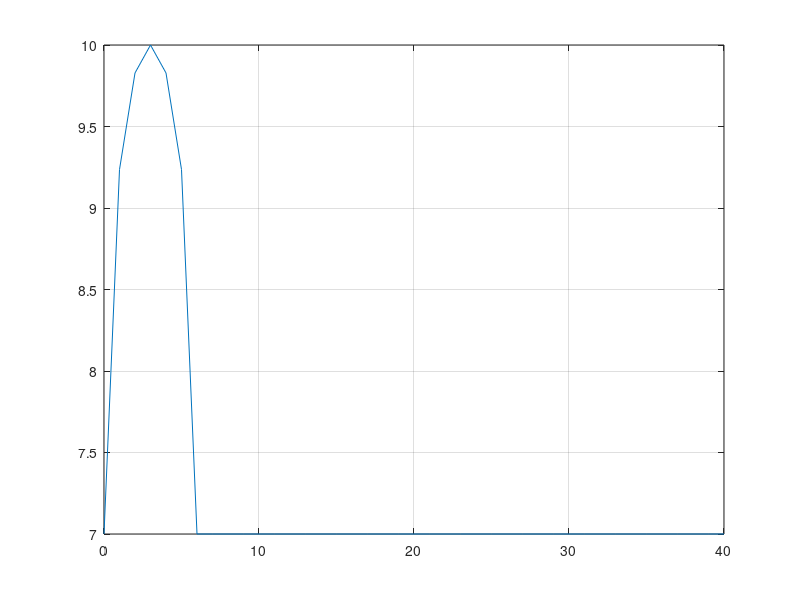

Recreate this plot in MATLAB.
%clear
format rat
%x=linspace(-10,10)
%g = [0:1:40]
%h = heaviside(sym(x-14))
x = [0:1:40]
y = sqrt(9-(x-3).^2)+7
%y = (sqrt(x.^3 + 5*x.^2+8*x))+20
%x,y
plot(x,y)
grid